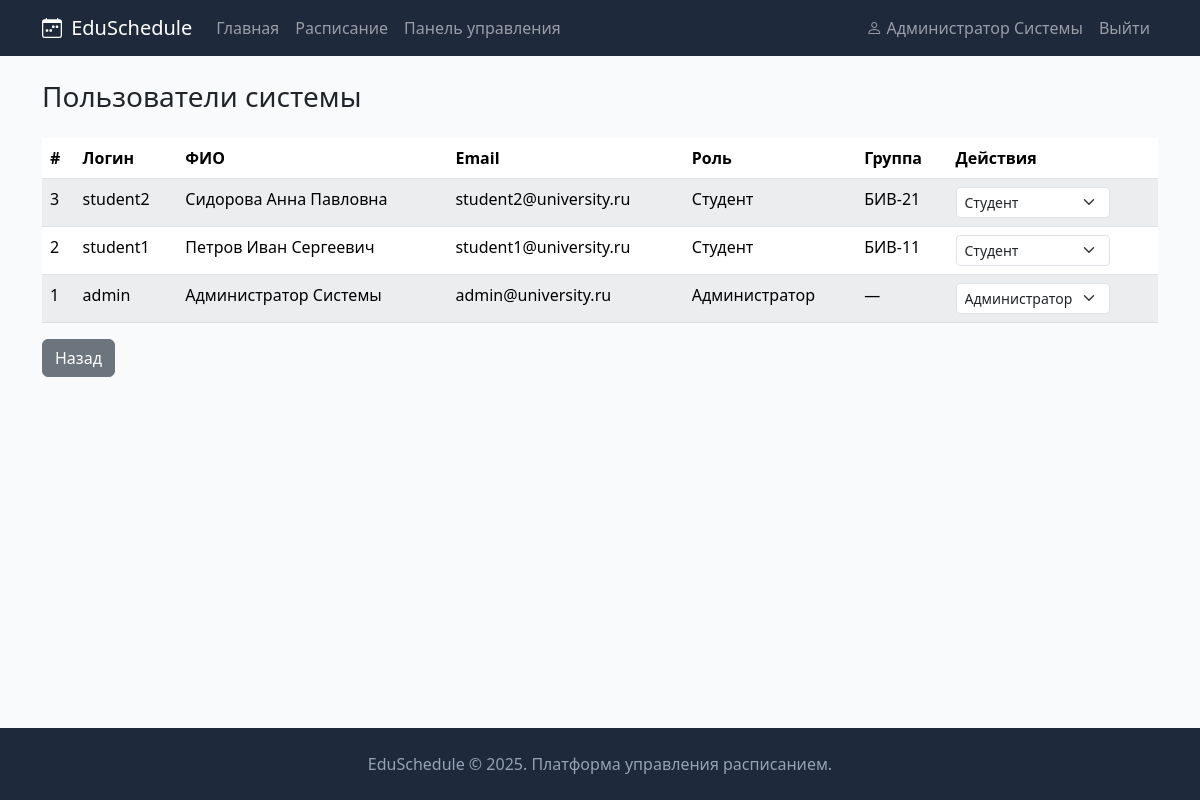
Page /admin/users (signed in) on the committed database.
### app/models.py (models this page shows, shortened)
class User(db.Model, UserMixin):
    __tablename__ = 'users'
    id = db.Column(db.Integer, primary_key=True)
    username = db.Column(db.String(80), unique=True, nullable=False)
    password_hash = db.Column(db.String(256), nullable=False)
    full_name = db.Column(db.String(150), nullable=False)
    email = db.Column(db.String(120), unique=True, nullable=False)
    role = db.Column(db.String(20), nullable=False, default='student')
    group_id = db.Column(db.Integer, db.ForeignKey('groups.id'), nullable=True)
    created_at = db.Column(db.DateTime, default=datetime.utcnow)

class Group(db.Model):
    __tablename__ = 'groups'
    id = db.Column(db.Integer, primary_key=True)
    name = db.Column(db.String(50), unique=True, nullable=False)
    course = db.Column(db.Integer, nullable=False)
    faculty = db.Column(db.String(200), nullable=False)
    students = db.relationship('User', backref='group', lazy=True)
    lessons = db.relationship('Lesson', backref='group', lazy=True, cascade='all, delete-orphan')

### app/routes.py (the view)
@app.route('/admin/users')
@login_required
@admin_required
def admin_users():
    users = User.query.order_by(User.created_at.desc()).all()
    return render_template('admin/users.html', users=users)

### app/models.py (called while the page is built)
@login_manager.user_loader
def load_user(user_id):
    return User.query.get(int(user_id))

### app/routes.py (called while the page is built)
def admin_required(f):
    @wraps(f)
    def wrapper(*args, **kwargs):
        if not current_user.is_authenticated or current_user.role != 'admin':
            flash('Доступ запрещён', 'danger')
            return redirect(url_for('index'))
        return f(*args, **kwargs)
    return wrapper

@app.context_processor
def inject_globals():
    return dict(days=DAYS, time_slots=TIME_SLOTS)

### app/templates/admin/users.html (shortened to what this page needs)
{% extends "base.html" %}
{% block content %}
<div class="d-flex justify-content-between align-items-center mb-3">
    <h3>Пользователи системы</h3>
</div>
<table class="table table-striped">
    <thead>
        <tr>
            <th>#</th>
            <th>Логин</th>
            <th>ФИО</th>
            <th>Email</th>
            <th>Роль</th>
            <th>Группа</th>
            <th>Действия</th>
        </tr>
    </thead>
    <tbody>
        {% for u in users %}
        <tr>
            <td>{{ u.id }}</td>
            <td>{{ u.username }}</td>
            <td>{{ u.full_name }}</td>
            <td>{{ u.email }}</td>
            <td>
                {% if u.role == 'admin' %}Администратор
                {% elif u.role == 'teacher' %}Преподаватель
                {% else %}Студент{% endif %}
            </td>
            <td>{{ u.group.name if u.group else '—' }}</td>
            <td>
                <form method="POST" action="{{ url_for('admin_user_role', id=u.id) }}" class="d-inline">
                    <select name="role" class="form-select form-select-sm d-inline-block" style="width: auto;"
                            onchange="this.form.submit()">
                        <option value="student" {% if u.role == 'student' %}selected{% endif %}>Студент</option>
                        <option value="admin" {% if u.role == 'admin' %}selected{% endif %}>Администратор</option>
                    </select>
                </form>
            </td>
        </tr>
        {% endfor %}
    </tbody>
</table>
<a href="{{ url_for('admin_dashboard') }}" class="btn btn-secondary">Назад</a>
{% endblock %}

### app/templates/base.html (shortened to what this page needs)
<!DOCTYPE html>
<html lang="ru">
<head>
    <link href="https://cdn.jsdelivr.net/npm/bootstrap@5.3.2/dist/css/bootstrap.min.css" rel="stylesheet">
    <link href="https://cdn.jsdelivr.net/npm/bootstrap-icons@1.11.1/font/bootstrap-icons.css" rel="stylesheet">
    <link href="{{ url_for('static', filename='css/style.css') }}" rel="stylesheet">
</head>
<body>
    <nav class="navbar navbar-expand-lg navbar-dark">
        <div class="container">
            <a class="navbar-brand" href="{{ url_for('index') }}">
                <i class="bi bi-calendar-week"></i> EduSchedule
            </a>
            <div class="collapse navbar-collapse" id="navbarNav">
                <ul class="navbar-nav me-auto">
                    <li class="nav-item">
                        <a class="nav-link" href="{{ url_for('index') }}">Главная</a>
                    </li>
                    <li class="nav-item">
                        <a class="nav-link" href="{{ url_for('schedule') }}">Расписание</a>
                    </li>
                    {% if current_user.is_authenticated and current_user.role == 'admin' %}
                    <li class="nav-item">
                        <a class="nav-link" href="{{ url_for('admin_dashboard') }}">Панель управления</a>
                    </li>
                    {% endif %}
                </ul>
                <ul class="navbar-nav">
                    {% if current_user.is_authenticated %}
                    <li class="nav-item">
                        <a class="nav-link" href="{{ url_for('profile') }}">
                            <i class="bi bi-person"></i> {{ current_user.full_name }}
                        </a>
                    </li>
                    <li class="nav-item">
                        <a class="nav-link" href="{{ url_for('logout') }}">Выйти</a>
                    </li>
                    {% endif %}
                </ul>
            </div>
        </div>
    </nav>
    <main class="container mt-4">
        {% block content %}{% endblock %}
    </main>
    <footer class="mt-5 py-4 text-center">
        <div class="container">
            <p class="mb-0">EduSchedule &copy; 2025. Платформа управления расписанием.</p>
        </div>
    </footer>
</body>
</html>

### app/static/css/style.css (style rules this page uses)
:root { --dark-bg: #1e293b; --dark-bg-hover: #334155; --body-bg: #f8fafc; --border-color: #e2e8f0; --text-muted-custom: #94a3b8; }
body { min-height: 100vh; display: flex; flex-direction: column; background-color: var(--body-bg); }
main { flex: 1; }
.navbar { background-color: var(--dark-bg) !important; }
.navbar-brand i { margin-right: 4px; }
footer { margin-top: auto; background-color: var(--dark-bg) !important; }
footer p { color: var(--text-muted-custom) !important; }
.table-striped > tbody > tr:nth-of-type(odd) > * { background-color: #f8fafc; }

### rows in the picture
User: full_name "Администратор Системы", id "1", username "admin", email "admin@university.ru", group "—", role "Администратор"
User: id "3", username "student2", full_name "Сидорова Анна Павловна", email "student2@university.ru", shows "Студент", group "БИВ-21", role "Студент"
User: id "2", username "student1", full_name "Петров Иван Сергеевич", email "student1@university.ru", shows "Студент", group "БИВ-11", role "Студент"
